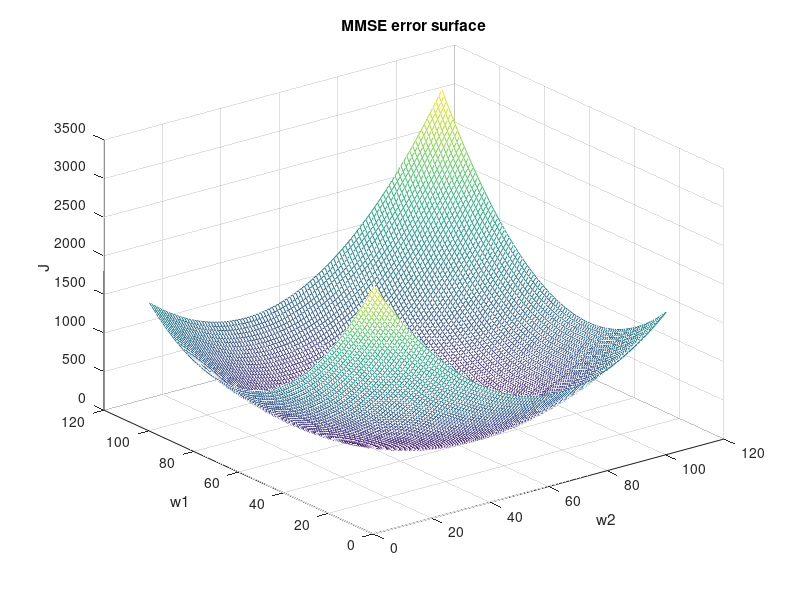
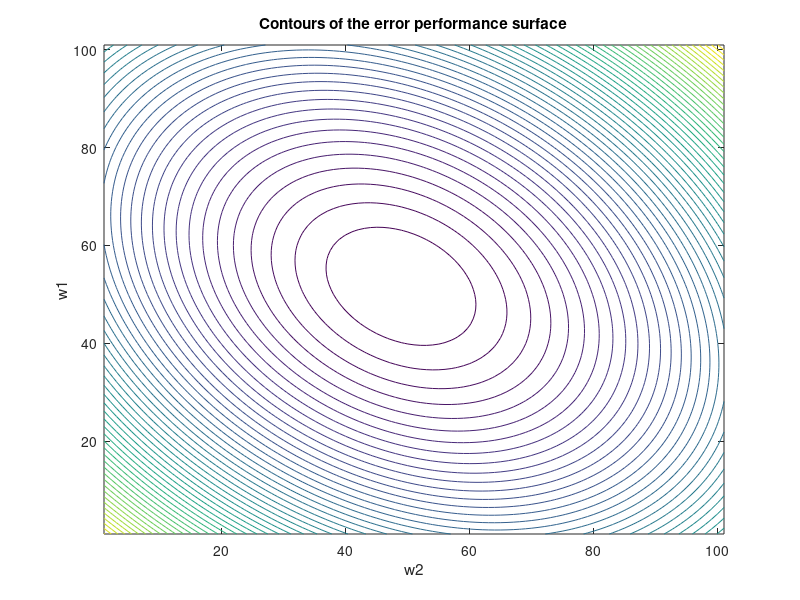
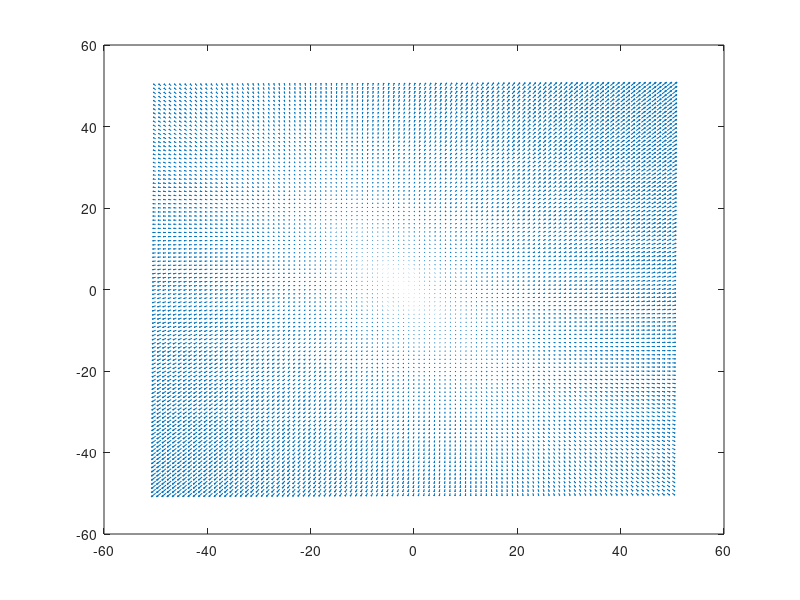

Recreate these plots in MATLAB, in order.
%Bowl Plot%
clc;
clear all;
close all;
N=5;
x=[0 0];
y=[0 0];
for n=1:2
    for k=1:N
        x(n)=x(n)+(1/N)*(sin(2*pi*k/N)*sin(2*pi*(k-n+1)/(N)));
        y(n)=y(n)+(2/N)*(cos(2*pi*k/N)*sin(2*pi*(k-n+1)/(N)));
   end
end
R=[x(1) x(2);x(2) x(1)];
P=[y(1) y(2)];
w=[inv(R)]*P';
d=2*cos(2*pi*k/N);
for w1=-50:1:50
    for w2=-50:1:50
        MSE(w1+51,w2+51)=0.5*(w1^2+w2^2)+(w1*w2*cos(2*pi/N)+2*w2*sin(2*pi/N))+2;
    end
end
[p q]=meshgrid(w1,w2);
figure;
mesh(MSE);%surf
xlabel('w2');ylabel('w1');zlabel('J');title('MMSE error surface');
%hold on;
figure
contour(MSE,w1)
[u,v]=gradient(MSE,0.5);
xlabel('w2');ylabel('w1');title('Contours of the error performance surface');
%hold on
w1=-50:1:50;
w2=-50:1:50;
figure
quiver(w1,w2,u,v)

